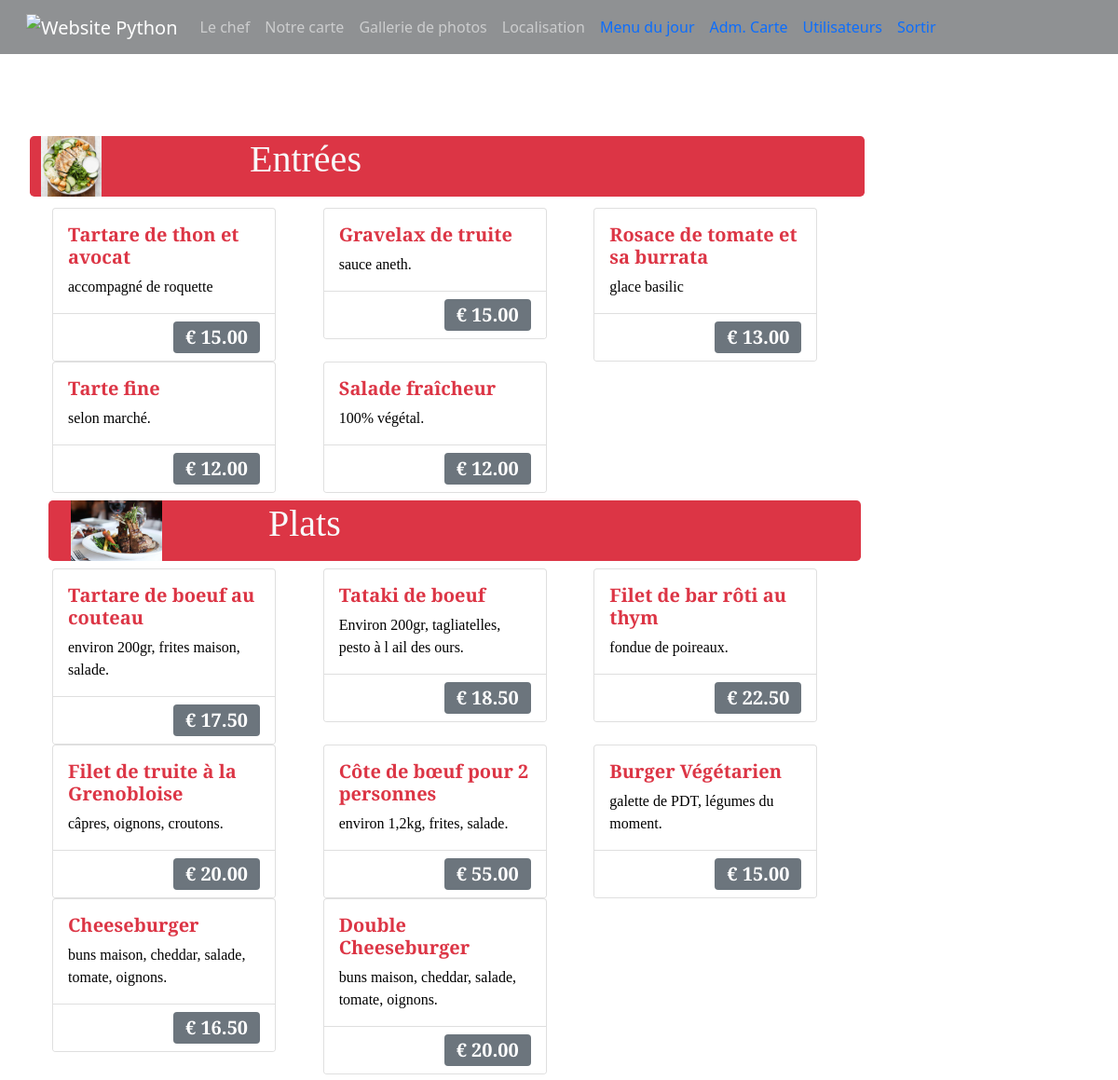
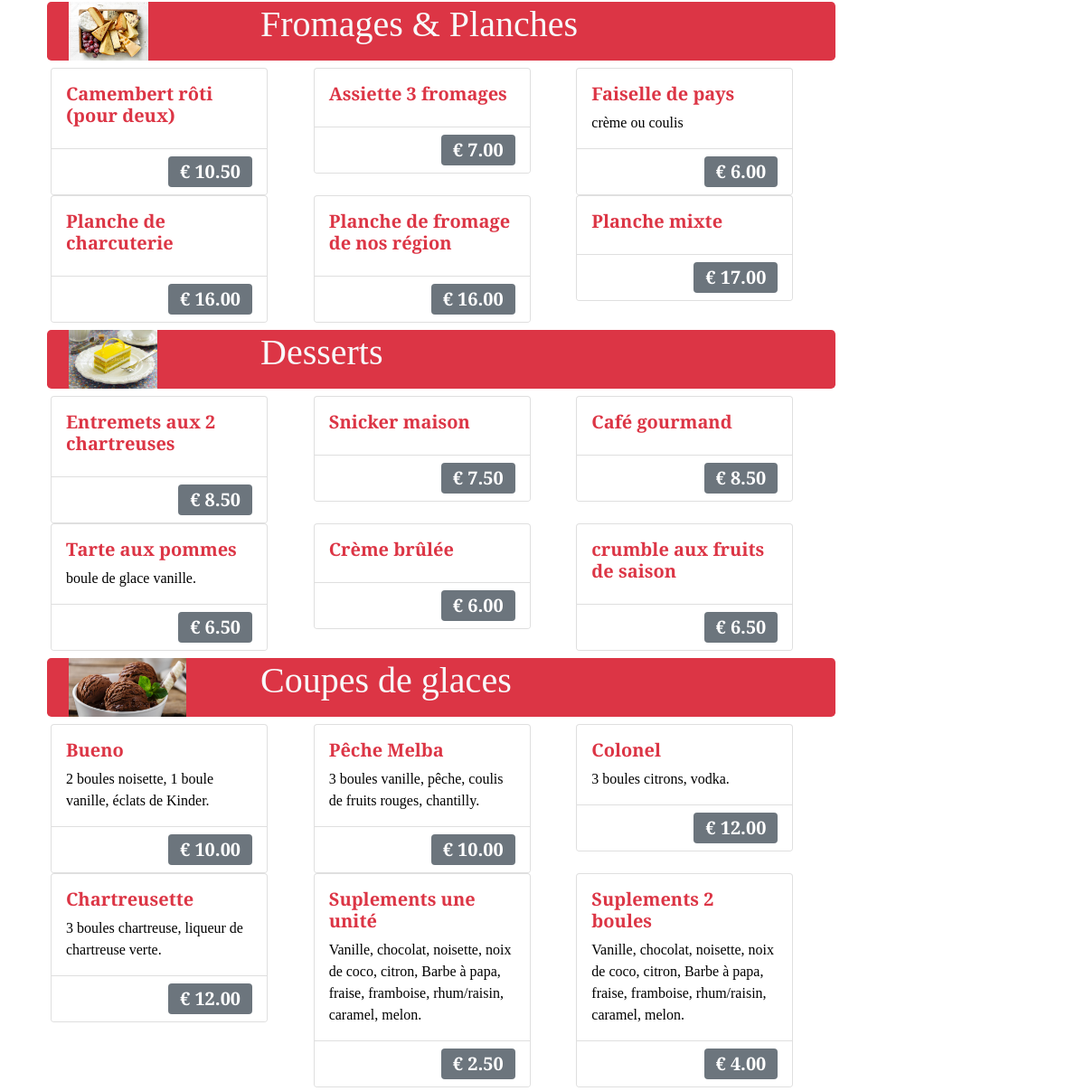
Screenshot of /menuqr (signed in) with the database file from the repository (2 pictures, top to bottom).
### app.py (models this page shows, shortened)
class Product(db.Model):
    __tablename__ = 'product'
    id          = db.Column(db.Integer, primary_key=True)
    idcat       = db.Column(db.Integer, nullable=False)
    titre       = db.Column(db.String(124), nullable=False)
    description = db.Column(db.String(256))
    prix        = db.Column(db.Numeric(precision=10, scale=2), nullable=False)
    image       = db.Column(db.String(128))
    categorie   = db.Column(db.String(128))
    ordercat    = db.Column(db.Integer)

### app.py (the view)
@app.route('/menuqr', methods=['GET', 'POST'])
def menuqr():
    nombre_funcion = inspect.currentframe().f_code.co_name
    app.logger.info(nombre_funcion)
    registros = Product.query.order_by(Product.ordercat.asc()).all()
    return render_template('menuqr.html', resultados=registros)

### app.py (called while the page is built)
@login_manager.user_loader
def load_user(user_id):
    return User.query.get(int(user_id))

### templates/menuqr.html (shortened to what this page needs)
{% extends "layout.html" %}
{% block head %}
{{ super() }}
{% endblock %}
{% block content %}
<div class="container">
        <h1 class="text-white">Carte Saisonnière</h1>
        {% set count = namespace(value=1) %} {% set vars = {'categorie': 'Entrées'} %}
    <div class="row align-items-center rounded-3 bg-danger m-2">
        <div class="col-12 col-sm-3">
            <img  src="static/images/gallery/chicken-caesar-salad-6sq.jpg" height="65" />
        </div>
        <div class="col-auto text-light col-sm-9"  style="min-width: 14rem">
            <h1>{{ vars['categorie'] }}</h1>
        </div>
    </div>
    <div class="container">
        <div class="row align-items-start m-1 p-1">
            {% for row in resultados %}
                {% if row['ordercat']|int == count.value %}
                    <div class="col-12 col-md-6 col-lg-4">
                        <div class="card" style="width: 15rem">
                                <div class="card-body">
                                    <h5 class="card-title font-weight-bold text-danger">{{ row['titre'] }}</h5>
                                    <p class="card-text">{{ row['description'] }}</p>
                                </div>
                                <ul class="list-group list-group-flush">
                                    <li class="list-group-item text-end">
                                    <span class="badge fs-5 bg-secondary"
                                        >{{ "€ {:,.2f}".format(row['prix']) }}</span
                                    >
                                    </li>
                                </ul>
                        </div>
                    </div>
                {% else %}
                {% set count.value = count.value + 1 %}
    <div class="row align-items-center rounded-3 bg-danger m-2">
        <div class="col-12 col-sm-3">
        <img src="static/images/photos/{{ row['categorie'] }}.jpg" height="65" />
        </div>
        <div class="col-auto text-light col-sm-9"> <h1>{{ row['categorie'] }}</h1> <p class=""></p>
        </div>
    </div>
                    <div class="col-12 col-md-6 col-lg-4">
                        <div class="card" style="width: 15rem">
                            <div class="card-body">
                            <h5 class="card-title font-weight-bold text-danger">{{ row['titre'] }}</h5>
                            <p class="card-text">{{ row['description'] }}</p>
                            </div>
                            <ul class="list-group list-group-flush">
                            <li class="list-group-item text-end">
                                <span class="badge fs-5 bg-secondary"
                                >{{ "€ {:,.2f}".format(row['prix']) }}</span
                                >
                            </li>
                            </ul>
                        </div>
                    </div>
                {% endif %}
            {% endfor %}
        </div>
    </div>
</div>
{% endblock %}

### templates/layout.html (shortened to what this page needs)
<!doctype html>
<html lang="en">
<head>
    {% block head %}
        <link rel="stylesheet" href="https://cdn.jsdelivr.net/npm/bootstrap@4.6.0/dist/css/bootstrap.min.css"
>
        <link rel="stylesheet" href="{{ url_for('static', filename='css/main.css') }}">
        <link rel="stylesheet" href="{{ url_for('static', filename='css/bootstrap.css') }}">
    {% endblock %}
</head>
<body >
<div class="header">
    <nav class="navbar navbar-expand-md navbar-dark fixed-top  bg-dark bg-opacity-50" id="customNavbar">
        <div class="container-fluid">
            <a class="navbar-brand" href="/"><img src="https://myappauberge.s3.us-east-2.amazonaws.com/general/logoauberge.jpeg"  width="120px" alt="Website Python"></a>
            <div class="collapse navbar-collapse" id="navbarScroll">
                <ul class="navbar-nav me-auto my-2 my-lg-0 navbar-nav-scroll" style="--bs-scroll-height: 100px;">
                    <li class="nav-item">
                        <a class="nav-link" href="{{ url_for('about') }} ">Le chef</a>
                    </li>
                    <li class="nav-item">
                        <a class="nav-link" href="{{ url_for('menuqr') }} ">Notre carte</a>
                    </li>
                    <li class="nav-item">
                        <a class="nav-link" href="{{ url_for('get_gallery') }} ">Gallerie de photos</a>
                    </li>
                    <li class="nav-item">
                        <a class="nav-link" href="{{ url_for('location') }} ">Localisation</a>
                    </li>
                {% if current_user.is_authenticated %}
                <span class="nav-item">
                    <a class="nav-link text-primary"  href="{{ url_for('menu') }}">Menu du jour</a>
                </span>
                <span class="nav-item">
                    <a class="nav-link text-primary"  href="{{ url_for('carta') }}">Adm. Carte</a>
                </span>
                <span class="nav-item">
                    <a class="nav-link text-primary" data-dismiss="modal"  href="#" data-toggle="modal" data-target="#SubModal">Utilisateurs</a>
                </span>
                <span class="nav-item">
                    <a class="nav-link text-primary"  href="{{ url_for('logout') }}">Sortir</a>
                </span>
                {% else %}
                <span class="nav-item">
                    <a class="nav-link" href="#" data-toggle="modal" data-target="#loginModal">Administration</a>
                </span>
                {% endif %}
            </ul>
            </div>
        </div>
    </nav>
    <div class="wrapper">
        <div class="container">
            {% block content %} {% endblock %}
        </div>
    </div>
</div>
</body>
</html>

### templates/menuqr.html (style rules this page uses)
.row { font-family: "Libre Baskerville", serif; }

### rows the page displays
Product: titre "Tartare de thon et avocat", description "accompagné de roquette", prix "€ 15.00"
Product: titre "Gravelax de truite", description "sauce aneth.", prix "€ 15.00"
Product: titre "Rosace de tomate et sa burrata", description "glace basilic", prix "€ 13.00"
Product: titre "Tarte fine", description "selon marché.", prix "€ 12.00"
Product: titre "Salade fraîcheur", description "100% végétal.", prix "€ 12.00"
Product: categorie (picture), categorie "Plats", titre "Tartare de boeuf au couteau", description "environ 200gr, frites maison, salade.", prix "€ 17.50"
Product: titre "Tataki de boeuf", description "Environ 200gr, tagliatelles, pesto à l ail des ours.", prix "€ 18.50"
Product: titre "Filet de bar rôti au thym", description "fondue de poireaux.", prix "€ 22.50"
Product: titre "Filet de truite à la Grenobloise", description "câpres, oignons, croutons.", prix "€ 20.00"
Product: titre "Côte de bœuf pour 2 personnes", description "environ 1,2kg, frites, salade.", prix "€ 55.00"
Product: titre "Burger Végétarien", description "galette de PDT, légumes du moment.", prix "€ 15.00"
Product: titre "Cheeseburger", description "buns maison, cheddar, salade, tomate, oignons.", prix "€ 16.50"
Product: titre "Double Cheeseburger", description "buns maison, cheddar, salade, tomate, oignons.", prix "€ 20.00"
Product: categorie (picture), categorie "Fromages & Planches", titre "Camembert rôti (pour deux)", prix "€ 10.50"
Product: titre "Assiette 3 fromages", prix "€ 7.00"
Product: titre "Faiselle de pays", description "crème ou coulis", prix "€ 6.00"
Product: titre "Planche de charcuterie", prix "€ 16.00"
Product: titre "Planche de fromage de nos région", prix "€ 16.00"
Product: titre "Planche mixte", prix "€ 17.00"
Product: categorie (picture), categorie "Desserts", titre "Entremets aux 2 chartreuses", prix "€ 8.50"
Product: titre "Snicker maison", prix "€ 7.50"
Product: titre "Café gourmand", prix "€ 8.50"
Product: titre "Tarte aux pommes", description "boule de glace vanille.", prix "€ 6.50"
Product: titre "Crème brûlée", prix "€ 6.00"
Product: titre "crumble aux fruits de saison", prix "€ 6.50"
Product: categorie (picture), categorie "Coupes de glaces", titre "Bueno", description "2 boules noisette, 1 boule vanille, éclats de Kinder.", prix "€ 10.00"
Product: titre "Pêche Melba", description "3 boules vanille, pêche, coulis de fruits rouges, chantilly.", prix "€ 10.00"
Product: titre "Colonel", description "3 boules citrons, vodka.", prix "€ 12.00"
Product: titre "Chartreusette", description "3 boules chartreuse, liqueur de chartreuse verte.", prix "€ 12.00"
Product: titre "Suplements une unité", description "Vanille, chocolat, noisette, noix de coco, citron, Barbe à papa, fraise, framboise, rhum/raisin, caramel, melon.", prix "€ 2.50"
Product: titre "Suplements 2 boules", description "Vanille, chocolat, noisette, noix de coco, citron, Barbe à papa, fraise, framboise, rhum/raisin, caramel, melon.", prix "€ 4.00"

### other values shown
{{ vars['categorie'] }} "Entrées"
